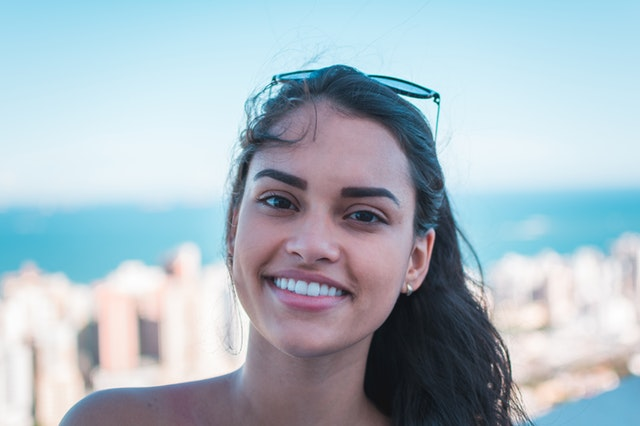
#> input picture 14.1 smile.jpg.jpg, 640 x 426 px, found by its file name
$ jupyter execute 'görüntü_Toplama.ipynb'
#> lines starting #> are read from the running program, lines starting #| are printed output that depends on the picture
[cell 1]
import cv2
from matplotlib import pyplot as plt
import numpy as np

[cell 2]
img = cv2.imread("14.1 smile.jpg.jpg")
#> img is the input picture: shape (426, 640, 3); mean B, G, R 195.2, 185.1, 169.2
plt.imshow(img)

[cell 3]
circle = np.zeros((512,512 , 3), np.uint8)+255

[cell 4]
cv2.circle(circle,(256,256) , 60 , (255,0,0) , -1) # circle görüntüsüne  daire cizildi
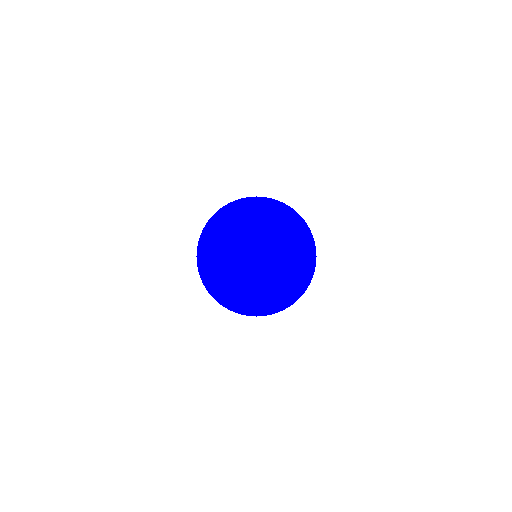
#> circle: shape (512, 512, 3); mean of channels 0, 1, 2 255, 244, 244; drawn as B, G, R

[cell 5]
plt.imshow(circle)

[cell 6]
rectangle = np.zeros((512,512 , 3), np.uint8)+255

[cell 7]
cv2.rectangle(rectangle ,(150,150) ,(350,350) , (0,255,0 ),-1)
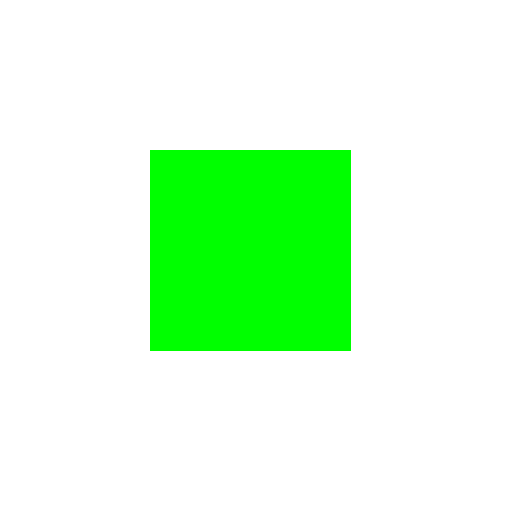
#> rectangle: shape (512, 512, 3); mean of channels 0, 1, 2 215.7, 255, 215.7; drawn as B, G, R

[cell 8]
plt.imshow(rectangle)

[cell 9]
add = cv2.add(circle , rectangle) #iki görüntü toplandı
plt.imshow(add)
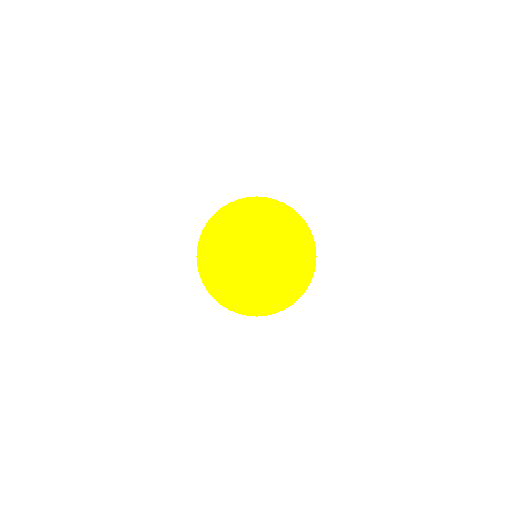
#> shown: shape (512, 512, 3); mean R, G, B 255, 255, 244
